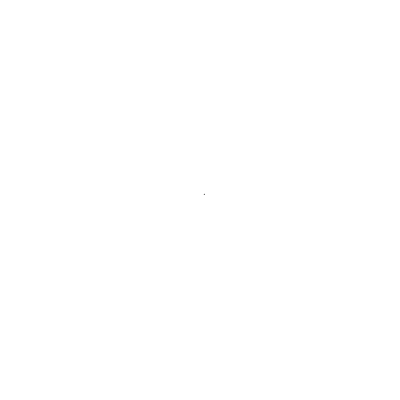
Frame 1 (no input)
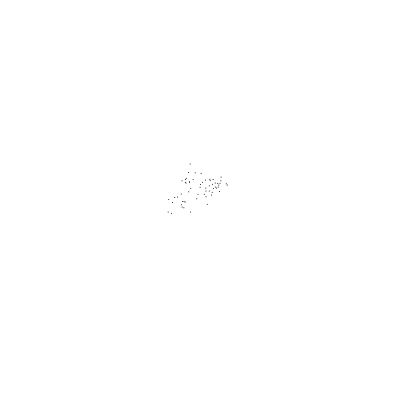
Frame 60 (no input)
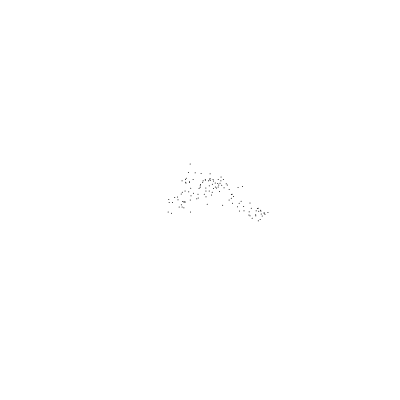
Frame 120 (the mouse pressed at the canvas centre since frame 60)

The p5.js sketch that drew these frames (run headless with seeded random() and noise() and a simulated clock; from frame 60 on, the mouse is pressed at the canvas centre):

// p5.js sketch
// ── sketch.js
class Walker {
  constructor() {
    this.x = width/2;
    this.y = height/2;
  }
  
  show(){
    stroke(0);
    point(this.x, this.y)
  }
  
  step(){
    let step = 10;
    
    let xstep = random(-step, step);
    let ystep = random(-step, step);
    
    this.x += xstep;
    this.y += ystep;
  }
}

let walker;

function setup() {
  createCanvas(400, 400);
  walker = new Walker();
  background(255);
}

function draw() {
  walker.step()
  walker.show()
}
